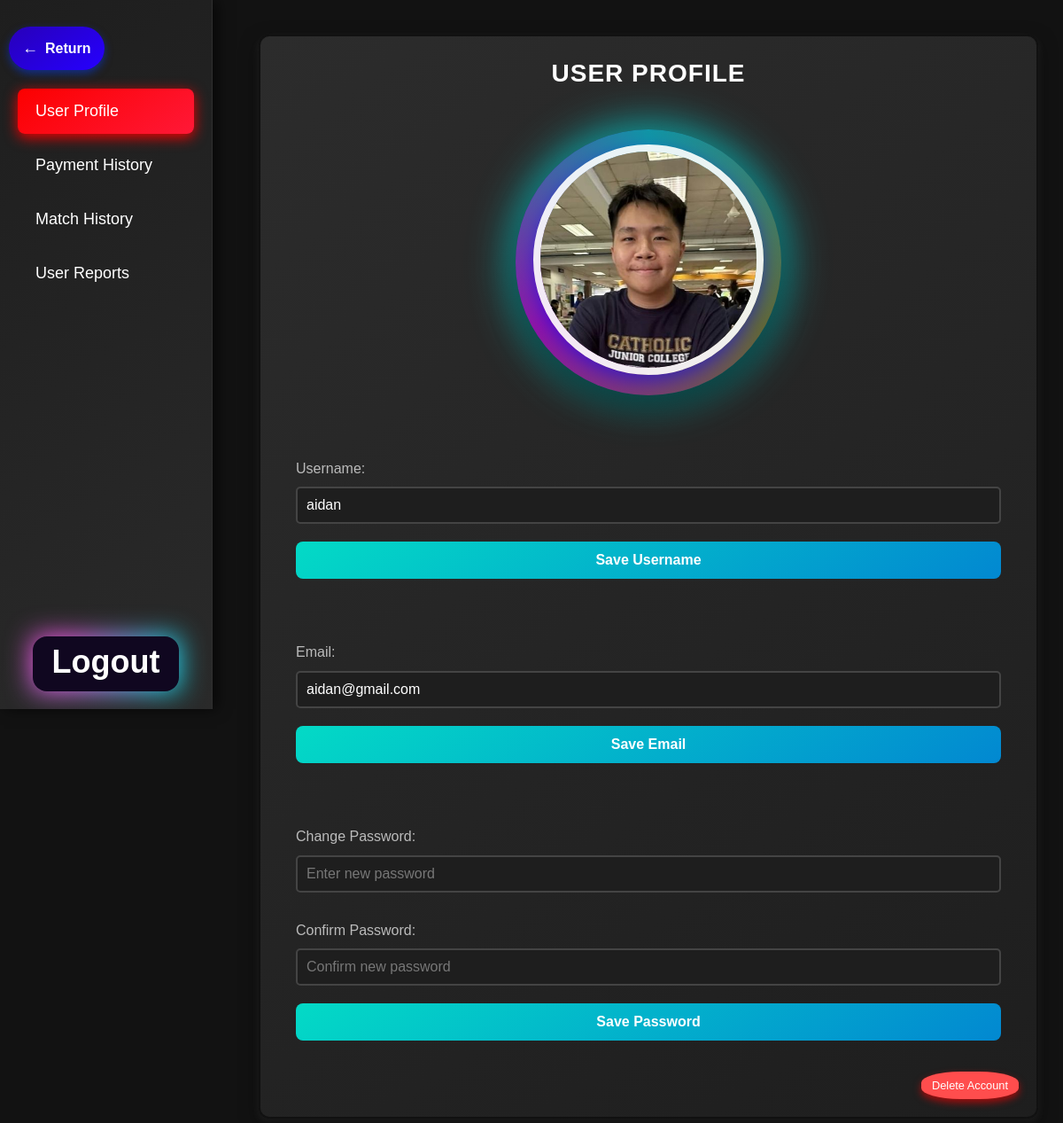
/settings (signed in), run on the app's committed database.
### models.py (models this page shows, shortened)
class User(db.Model):
    __bind_key__ = 'users'
    username = db.Column(db.String(150), primary_key=True, nullable=False)
    email = db.Column(db.String(200), unique=True, nullable=False)
    password = db.Column(db.String(200), nullable=False)
    role = db.Column(db.String(50), default='user')
    wins = db.Column(db.Integer, default=0)
    losses = db.Column(db.Integer, default=0)
    tickets = db.Column(db.Integer, default=100)
    profile_image = db.Column(db.String(500), nullable=True, default='uploads/default_profile.jpg')
    unlocked_cards = db.Column(db.JSON, default=[])
    selected_deck_id = db.Column(db.Integer, db.ForeignKey('decks.id'), nullable=True)
    selected_sleeve_id = db.Column(db.Integer, db.ForeignKey('sleeves.id'), nullable=True, default=1)
    decks = db.relationship('Deck', backref='user', foreign_keys=[Deck.username], lazy=True)
    selected_deck = db.relationship('Deck', foreign_keys=[selected_deck_id], backref='selected_by', lazy=True)
    selected_sleeve = db.relationship('Sleeve', foreign_keys=[selected_sleeve_id], backref='selected_by', lazy=True)

### routes.py (the view)
@routes.route('/settings', methods=['GET', 'POST'])
@login_required
def settings():
    username = User.query.filter_by(username=session['user']).first()
    email = username.email
    payments = PaymentHistory.query.filter_by(username=session['user']).all()
    payment_data = []
    for payment in payments:
        item = Item.query.filter_by(id=payment.item_id).first()
        if item:
            payment_detail = {
                "id": payment.id,
                "tickets": item.count,
                "price": f"{payment.item_price:.2f}",
                "date": payment.timestamp.strftime("%Y-%m-%d %H:%M:%S"),
            }
        payment_data.append(payment_detail)
    matches = Match.query.filter_by(username=session['user']).all()
    match_data = [
        {
            "username": match.username,
            "winner": match.winner,
            "loser": match.loser,
            'date': match.timestamp.strftime("%Y-%m-%d %H:%M:%S")
        } for match in matches
    ]
    return render_template(
        'settings.html',
        username=username,
        email=email,
        payments=payment_data,
        matches=match_data
    )

### methods.py (called while the page is built)
def login_required(func):
    @wraps(func)
    def wrapper(*args, **kwargs):
        if 'user' not in session:
            flash("Please log in first.", "error")
            return redirect(url_for('routes.login'))
        return func(*args, **kwargs)
    return wrapper

### templates/settings.html (shortened to what this page needs)
<!DOCTYPE html>
<html lang="en">
<head>
    <link rel="stylesheet" href="css/settings.css">
    <link rel="stylesheet" href="css/modal.css">
</head>
<body>
    <nav id="sideNav">
        <a href="javascript:void(0);" onclick="updateSessionAndGoBack()" class="return-button">Return</a>
        <div class="tabs">
            <button class="tablinks active first" onclick="openTab(event, 'User')">User Profile</button>
            <button class="tablinks" onclick="openTab(event, 'Payment')">Payment History</button>
            <button class="tablinks" onclick="openTab(event, 'Match')">Match History</button>
            <button class="tablinks" onclick="openTab(event, 'Report')">User Reports</button>
        </div>
        <a href="{{ url_for('routes.logout') }}" class="logout-button" style="user-select: none;" draggable="false"><h1>Logout</h1></a>
    </nav>
    <div class="container">
        <div id="User" class="tabcontent" style="display: block;">
            <h3>User Profile</h3>
            <div class="profile-picture-container">
                <form id="profilePictureForm" enctype="multipart/form-data">
                    <label for="profile-picture-upload" class="profile-picture-label">
                        <img
                            id="profile-picture"
                            src="{{ url_for('routes.serve_uploaded_file', filename=username.profile_image.split('/')[-1]) if username.profile_image != 'uploads/default_profile.jpg' else url_for('static', filename=username.profile_image) }}"
                            alt="Profile Picture"
                            class="profile-img"
                        >
                    </label>
                </form>
            </div>
            <form id="updateUsernameForm" method="POST" action="{{ url_for('routes.update_username', usr=session['user']) }}" class="dynamic-form">
                <div class="form-group">
                    <label for="username">Username:</label>
                    <input type="text" id="username" name="username" placeholder="Enter new username" value="{{ username.username }}" maxlength="20">
                </div>
                <div class="form-group">
                    <button type="submit" class="btn">Save Username</button>
                </div>
            </form>
            <form id="updateEmailForm" method="POST" action="{{ url_for('routes.update_email', usr=session['user']) }}" class="dynamic-form">
                <div class="form-group">
                    <label for="email">Email:</label>
                    <input type="email" id="email" name="email" placeholder="Enter new email" value="{{ email }}">
                </div>
                <div class="form-group">
                    <button type="submit" class="btn">Save Email</button>
                </div>
            </form>
            <form id="updatePasswordForm" method="POST" action="{{ url_for('routes.update_password', usr=session['user']) }}" class="dynamic-form">
                <div class="form-group">
                    <label for="password">Change Password:</label>
                    <input type="password" id="password" name="password" placeholder="Enter new password" class="password-input">
                </div>
                <div class="form-group">
                    <label for="confirmation">Confirm Password:</label>
                    <input type="password" id="confirmation" name="confirmation" placeholder="Confirm new password" class="password-input" required>
                </div>
                <div class="form-group">
                    <button type="submit" class="btn">Save Password</button>
                </div>
            </form>
            <br>
            <div class="delete-account-container" >
                <button type="button" class="delete-account-btn" onclick="showDeleteAccountModal()">Delete Account</button>
            </div>
        </div>
    </div>
</body>
</html>

### data on the page
User: profile_image (picture), username "aidan", email "aidan@gmail.com"
